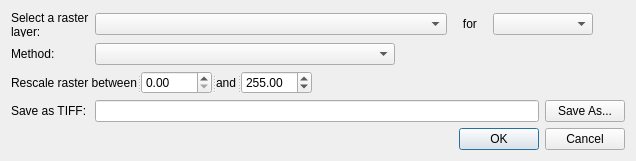
<?xml version="1.0" encoding="UTF-8"?>
<ui version="4.0">
 <class>DialogBlockGrid</class>
 <widget class="QDialog" name="DialogBlockGrid">
  <property name="windowModality">
   <enum>Qt::ApplicationModal</enum>
  </property>
  <property name="geometry">
   <rect>
    <x>0</x>
    <y>0</y>
    <width>636</width>
    <height>156</height>
   </rect>
  </property>
  <property name="sizePolicy">
   <sizepolicy hsizetype="Preferred" vsizetype="Fixed">
    <horstretch>0</horstretch>
    <verstretch>0</verstretch>
   </sizepolicy>
  </property>
  <property name="minimumSize">
   <size>
    <width>621</width>
    <height>0</height>
   </size>
  </property>
  <property name="maximumSize">
   <size>
    <width>1200</width>
    <height>621</height>
   </size>
  </property>
  <property name="windowTitle">
   <string>Rescale or normalise a raster</string>
  </property>
  <property name="toolTip">
   <string/>
  </property>
  <property name="statusTip">
   <string/>
  </property>
  <property name="whatsThis">
   <string/>
  </property>
  <layout class="QFormLayout" name="formLayout">
   <item row="0" column="0" colspan="2">
    <layout class="QGridLayout" name="gridLayout">
     <item row="0" column="0">
      <widget class="QLabel" name="lblInputFile">
       <property name="sizePolicy">
        <sizepolicy hsizetype="Minimum" vsizetype="Preferred">
         <horstretch>0</horstretch>
         <verstretch>0</verstretch>
        </sizepolicy>
       </property>
       <property name="minimumSize">
        <size>
         <width>0</width>
         <height>26</height>
        </size>
       </property>
       <property name="text">
        <string>&lt;html&gt;&lt;head/&gt;&lt;body&gt;&lt;p&gt;Select a raster layer:&lt;/p&gt;&lt;/body&gt;&lt;/html&gt;</string>
       </property>
       <property name="wordWrap">
        <bool>true</bool>
       </property>
      </widget>
     </item>
     <item row="1" column="0">
      <widget class="QLabel" name="lblMethod">
       <property name="sizePolicy">
        <sizepolicy hsizetype="Fixed" vsizetype="Preferred">
         <horstretch>0</horstretch>
         <verstretch>0</verstretch>
        </sizepolicy>
       </property>
       <property name="text">
        <string>Method:</string>
       </property>
      </widget>
     </item>
     <item row="1" column="1">
      <widget class="QComboBox" name="cboMethod">
       <property name="sizePolicy">
        <sizepolicy hsizetype="Fixed" vsizetype="Fixed">
         <horstretch>0</horstretch>
         <verstretch>0</verstretch>
        </sizepolicy>
       </property>
       <property name="minimumSize">
        <size>
         <width>300</width>
         <height>0</height>
        </size>
       </property>
       <property name="maxVisibleItems">
        <number>2</number>
       </property>
       <property name="insertPolicy">
        <enum>QComboBox::NoInsert</enum>
       </property>
       <property name="minimumContentsLength">
        <number>0</number>
       </property>
      </widget>
     </item>
     <item row="2" column="0" colspan="2">
      <widget class="QSplitter" name="sptRescale">
       <property name="sizePolicy">
        <sizepolicy hsizetype="Fixed" vsizetype="Preferred">
         <horstretch>0</horstretch>
         <verstretch>0</verstretch>
        </sizepolicy>
       </property>
       <property name="orientation">
        <enum>Qt::Horizontal</enum>
       </property>
       <widget class="QLabel" name="lblRescale">
        <property name="sizePolicy">
         <sizepolicy hsizetype="Minimum" vsizetype="Fixed">
          <horstretch>0</horstretch>
          <verstretch>0</verstretch>
         </sizepolicy>
        </property>
        <property name="text">
         <string>Rescale raster between</string>
        </property>
       </widget>
       <widget class="QDoubleSpinBox" name="dsbRescaleLower">
        <property name="sizePolicy">
         <sizepolicy hsizetype="Minimum" vsizetype="Fixed">
          <horstretch>0</horstretch>
          <verstretch>0</verstretch>
         </sizepolicy>
        </property>
        <property name="maximum">
         <double>6000.000000000000000</double>
        </property>
        <property name="singleStep">
         <double>0.500000000000000</double>
        </property>
        <property name="value">
         <double>0.000000000000000</double>
        </property>
       </widget>
       <widget class="QLabel" name="lblRescale2">
        <property name="sizePolicy">
         <sizepolicy hsizetype="Preferred" vsizetype="Preferred">
          <horstretch>0</horstretch>
          <verstretch>0</verstretch>
         </sizepolicy>
        </property>
        <property name="text">
         <string>and</string>
        </property>
       </widget>
       <widget class="QDoubleSpinBox" name="dsbRescaleUpper">
        <property name="sizePolicy">
         <sizepolicy hsizetype="Fixed" vsizetype="Preferred">
          <horstretch>0</horstretch>
          <verstretch>0</verstretch>
         </sizepolicy>
        </property>
        <property name="maximum">
         <double>6000.000000000000000</double>
        </property>
        <property name="singleStep">
         <double>0.500000000000000</double>
        </property>
        <property name="value">
         <double>255.000000000000000</double>
        </property>
       </widget>
      </widget>
     </item>
     <item row="3" column="0">
      <widget class="QLabel" name="lblOutputFile">
       <property name="sizePolicy">
        <sizepolicy hsizetype="Fixed" vsizetype="Preferred">
         <horstretch>0</horstretch>
         <verstretch>0</verstretch>
        </sizepolicy>
       </property>
       <property name="text">
        <string>Save as TIFF:</string>
       </property>
      </widget>
     </item>
     <item row="4" column="0" colspan="6">
      <widget class="QDialogButtonBox" name="button_box">
       <property name="sizePolicy">
        <sizepolicy hsizetype="Preferred" vsizetype="Preferred">
         <horstretch>0</horstretch>
         <verstretch>0</verstretch>
        </sizepolicy>
       </property>
       <property name="orientation">
        <enum>Qt::Horizontal</enum>
       </property>
       <property name="standardButtons">
        <set>QDialogButtonBox::Cancel|QDialogButtonBox::Ok</set>
       </property>
      </widget>
     </item>
     <item row="3" column="1" colspan="4">
      <widget class="QLineEdit" name="lneSaveRasterFile">
       <property name="sizePolicy">
        <sizepolicy hsizetype="Expanding" vsizetype="Expanding">
         <horstretch>0</horstretch>
         <verstretch>0</verstretch>
        </sizepolicy>
       </property>
      </widget>
     </item>
     <item row="3" column="5">
      <widget class="QPushButton" name="cmdSaveRasterFile">
       <property name="sizePolicy">
        <sizepolicy hsizetype="Fixed" vsizetype="Fixed">
         <horstretch>0</horstretch>
         <verstretch>0</verstretch>
        </sizepolicy>
       </property>
       <property name="text">
        <string>Save As...</string>
       </property>
      </widget>
     </item>
     <item row="0" column="1" colspan="2">
      <widget class="QgsMapLayerComboBox" name="mcboTargetLayer">
       <property name="sizePolicy">
        <sizepolicy hsizetype="Expanding" vsizetype="Fixed">
         <horstretch>0</horstretch>
         <verstretch>0</verstretch>
        </sizepolicy>
       </property>
       <property name="minimumSize">
        <size>
         <width>300</width>
         <height>0</height>
        </size>
       </property>
       <property name="showCrs">
        <bool>false</bool>
       </property>
      </widget>
     </item>
     <item row="0" column="3">
      <widget class="QLabel" name="lblBand">
       <property name="sizePolicy">
        <sizepolicy hsizetype="Fixed" vsizetype="Fixed">
         <horstretch>0</horstretch>
         <verstretch>0</verstretch>
        </sizepolicy>
       </property>
       <property name="text">
        <string>   for   </string>
       </property>
      </widget>
     </item>
     <item row="0" column="4" colspan="2">
      <widget class="QComboBox" name="cboBand">
       <property name="sizePolicy">
        <sizepolicy hsizetype="Fixed" vsizetype="Fixed">
         <horstretch>0</horstretch>
         <verstretch>0</verstretch>
        </sizepolicy>
       </property>
       <property name="minimumSize">
        <size>
         <width>100</width>
         <height>0</height>
        </size>
       </property>
       <property name="maxVisibleItems">
        <number>5</number>
       </property>
       <property name="maxCount">
        <number>10</number>
       </property>
       <property name="insertPolicy">
        <enum>QComboBox::NoInsert</enum>
       </property>
       <property name="minimumContentsLength">
        <number>0</number>
       </property>
      </widget>
     </item>
    </layout>
   </item>
  </layout>
 </widget>
 <customwidgets>
  <customwidget>
   <class>QgsMapLayerComboBox</class>
   <extends>QComboBox</extends>
   <header>qgsmaplayercombobox.h</header>
  </customwidget>
 </customwidgets>
 <tabstops>
  <tabstop>mcboTargetLayer</tabstop>
  <tabstop>dsbRescaleLower</tabstop>
 </tabstops>
 <resources/>
 <connections>
  <connection>
   <sender>button_box</sender>
   <signal>accepted()</signal>
   <receiver>DialogBlockGrid</receiver>
   <slot>accept()</slot>
   <hints>
    <hint type="sourcelabel">
     <x>20</x>
     <y>20</y>
    </hint>
    <hint type="destinationlabel">
     <x>20</x>
     <y>20</y>
    </hint>
   </hints>
  </connection>
  <connection>
   <sender>button_box</sender>
   <signal>rejected()</signal>
   <receiver>DialogBlockGrid</receiver>
   <slot>reject()</slot>
   <hints>
    <hint type="sourcelabel">
     <x>20</x>
     <y>20</y>
    </hint>
    <hint type="destinationlabel">
     <x>20</x>
     <y>20</y>
    </hint>
   </hints>
  </connection>
 </connections>
</ui>
